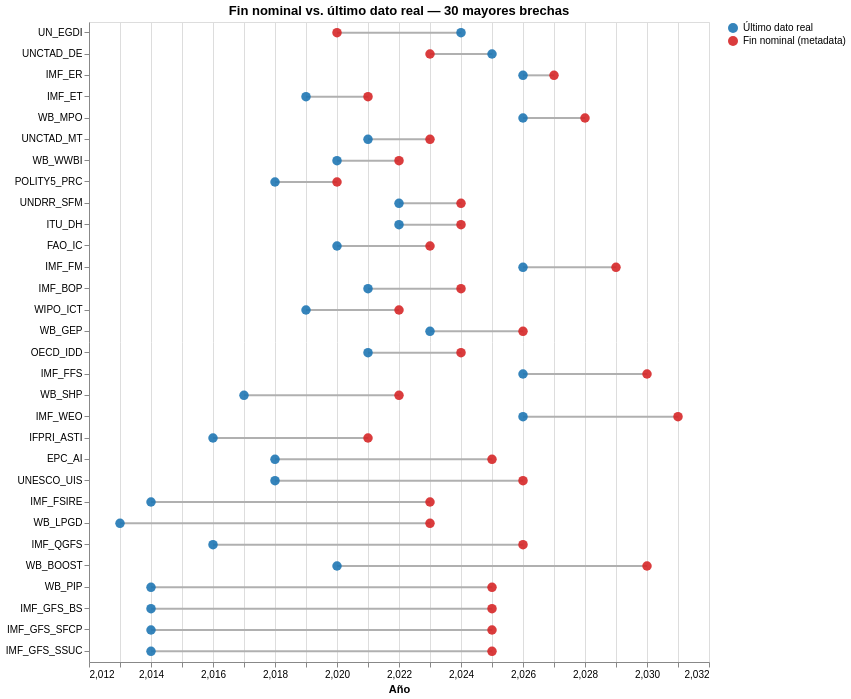

The cell this chart's notebook holds for it:
### Markdown cell above
## 4. Dumbbell: fin nominal vs. último dato real

**Pregunta:** ¿la metadata promete datos más recientes de los que realmente existen?  
**Codificación:** un par de puntos por base (fin nominal y último dato observado), unidos por una línea; se muestran las 30 bases con mayor brecha absoluta.  
**Fuente:** `data/derived/database_actual_freshness.csv`.

- `gap = nominal_end − actual_latest_year`.
- `gap > 0` → la metadata declara un fin posterior al último dato real (desactualización / proyección).
- `gap < 0` → hay datos más allá del fin declarado (metadata conservadora).

### Code cell
freshness = pd.read_csv(DERIVED / "database_actual_freshness.csv")
freshness["actual_year"] = freshness["actual_latest_year"].astype(str).str.extract(r"(\d{4})").astype(int)
freshness["nominal_year"] = freshness["nominal_end"].astype(str).str.extract(r"(\d{4})").astype(int)
freshness["gap"] = freshness["nominal_year"] - freshness["actual_year"]
freshness["estado"] = freshness["gap"].map(
    lambda g: "Metadata sobreestima" if g > 0 else ("Metadata subestima" if g < 0 else "Coincide")
)

print("Bases sondeadas:", len(freshness))
print(freshness["estado"].value_counts().to_string())
print("\nMayores brechas:")
print(
    freshness.reindex(freshness["gap"].abs().sort_values(ascending=False).index)
    .head(15)[["database_id", "actual_latest_period", "nominal_end", "gap", "estado"]]
    .to_string(index=False)
)

shown = freshness.reindex(freshness["gap"].abs().sort_values(ascending=False).index).head(30)
order = shown.sort_values("gap")["database_id"].tolist()

long = shown.melt(
    id_vars=["database_id", "gap", "estado"],
    value_vars=["actual_year", "nominal_year"],
    var_name="serie",
    value_name="year",
)
long["serie"] = long["serie"].map(
    {"actual_year": "Último dato real", "nominal_year": "Fin nominal (metadata)"}
)

rule = (
    alt.Chart(shown)
    .mark_rule(color="#b0b0b0", strokeWidth=2)
    .encode(
        y=alt.Y("database_id:N", sort=order, title=None),
        x=alt.X("actual_year:Q", title="Año", scale=alt.Scale(zero=False)),
        x2="nominal_year:Q",
    )
)

points = (
    alt.Chart(long)
    .mark_circle(size=90, opacity=0.9)
    .encode(
        y=alt.Y("database_id:N", sort=order, title=None),
        x=alt.X("year:Q", title="Año", scale=alt.Scale(zero=False)),
        color=alt.Color(
            "serie:N",
            title=None,
            scale=alt.Scale(
                domain=["Último dato real", "Fin nominal (metadata)"],
                range=["#1f77b4", "#d62728"],
            ),
        ),
        tooltip=[
            alt.Tooltip("database_id:N", title="Base"),
            alt.Tooltip("serie:N", title="Serie"),
            alt.Tooltip("year:Q", title="Año"),
            alt.Tooltip("gap:Q", title="Brecha (años)"),
            alt.Tooltip("estado:N", title="Estado"),
        ],
    )
)

(rule + points).properties(
    width=620, height=640, title="Fin nominal vs. último dato real — 30 mayores brechas"
)

### Figure 1 — Vega-Lite specification as saved in the notebook (floating-point values rounded to 4 significant figures)
{"config": {"view": {"continuousWidth": 300, "continuousHeight": 300}}, "layer": [{"data": {"name": "data-14e2cb6a9eb2c40ca20020f1dc106a27"}, "mark": {"type": "rule", "color": "#b0b0b0", "strokeWidth": 2}, "encoding": {"x": {"field": "actual_year", "scale": {"zero": false}, "title": "Año", "type": "quantitative"}, "x2": {"field": "nominal_year"}, "y": {"field": "database_id", "sort": ["UN_EGDI", "UNCTAD_DE", "IMF_ER", "IMF_ET", "WB_MPO", "UNCTAD_MT", "WB_WWBI", "POLITY5_PRC", "UNDRR_SFM", "ITU_DH", "FAO_IC", "IMF_FM", "IMF_BOP", "WIPO_ICT", "WB_GEP", "OECD_IDD", "IMF_FFS", "WB_SHP", "IMF_WEO", "IFPRI_ASTI", "EPC_AI", "UNESCO_UIS", "IMF_FSIRE", "WB_LPGD", "IMF_QGFS", "WB_BOOST", "WB_PIP", "IMF_GFS_BS", "IMF_GFS_SFCP", "IMF_GFS_SSUC"], "title": null, "type": "nominal"}}}, {"data": {"name": "data-18e65d43b5da311a17b64338620e857a"}, "mark": {"type": "circle", "opacity": 0.9, "size": 90}, "encoding": {"color": {"field": "serie", "scale": {"domain": ["Último dato real", "Fin nominal (metadata)"], "range": ["#1f77b4", "#d62728"]}, "title": null, "type": "nominal"}, "tooltip": [{"field": "database_id", "title": "Base", "type": "nominal"}, {"field": "serie", "title": "Serie", "type": "nominal"}, {"field": "year", "title": "Año", "type": "quantitative"}, {"field": "gap", "title": "Brecha (años)", "type": "quantitative"}, {"field": "estado", "title": "Estado", "type": "nominal"}], "x": {"field": "year", "scale": {"zero": false}, "title": "Año", "type": "quantitative"}, "y": {"field": "database_id", "sort": ["UN_EGDI", "UNCTAD_DE", "IMF_ER", "IMF_ET", "WB_MPO", "UNCTAD_MT", "WB_WWBI", "POLITY5_PRC", "UNDRR_SFM", "ITU_DH", "FAO_IC", "IMF_FM", "IMF_BOP", "WIPO_ICT", "WB_GEP", "OECD_IDD", "IMF_FFS", "WB_SHP", "IMF_WEO", "IFPRI_ASTI", "EPC_AI", "UNESCO_UIS", "IMF_FSIRE", "WB_LPGD", "IMF_QGFS", "WB_BOOST", "WB_PIP", "IMF_GFS_BS", "IMF_GFS_SFCP", "IMF_GFS_SSUC"], "title": null, "type": "nominal"}}}], "height": 640, "title": "Fin nominal vs. último dato real — 30 mayores brechas", "width": 620, "$schema": "https://vega.github.io/schema/vega-lite/v6.4.1.json", "datasets": {"data-14e2cb6a9eb2c40ca20020f1dc106a27": [{"database_id": "IMF_GFS_SSUC", "probe_indicator": "IMF_GFS_G11_TCB_CAB", "probe_country": "ATG", "actual_latest_period": "2014", "actual_latest_year": 2014, "nominal_end": "2025", "is_projection_year": false, "probes": 2, "actual_year": 2014, "nominal_year": 2025, "gap": 11, "estado": "Metadata sobreestima"}, {"database_id": "IMF_GFS_SFCP", "probe_indicator": "IMF_GFS_G32_A_T", "probe_country": "ATG", "actual_latest_period": "2014", "actual_latest_year": 2014, "nominal_end": "2025", "is_projection_year": false, "probes": 2, "actual_year": 2014, "nominal_year": 2025, "gap": 11, "estado": "Metadata sobreestima"}, {"database_id": "IMF_GFS_BS", "probe_indicator": "IMF_GFS_F12_FC_L_SP", "probe_country": "ATG", "actual_latest_period": "2014", "actual_latest_year": 2014, "nominal_end": "2025", "is_projection_year": false, "probes": 2, "actual_year": 2014, "nominal_year": 2025, "gap": 11, "estado": "Metadata sobreestima"}, {"database_id": "WB_PIP", "probe_indicator": "PV_PI_GINI", "probe_country": "NIC", "actual_latest_period": "2014", "actual_latest_year": 2014, "nominal_end": "2025", "is_projection_year": false, "probes": 2, "actual_year": 2014, "nominal_year": 2025, "gap": 11, "estado": "Metadata sobreestima"}, {"database_id": "WB_BOOST", "probe_indicator": "WB_BOOST_EXP_ECON_CAP_EXP", "probe_country": "AFG", "actual_latest_period": "2020", "actual_latest_year": 2020, "nominal_end": "2030", "is_projection_year": true, "probes": 2, "actual_year": 2020, "nominal_year": 2030, "gap": 10, "estado": "Metadata sobreestima"}, {"database_id": "IMF_QGFS", "probe_indicator": "IMF_GFS_CIO_CA_TCB_XDC", "probe_country": "ATG", "actual_latest_period": "2016-Q2", "actual_latest_year": 2016, "nominal_end": "2026-Q2", "is_projection_year": false, "probes": 2, "actual_year": 2016, "nominal_year": 2026, "gap": 10, "estado": "Metadata sobreestima"}, {"database_id": "WB_LPGD", "probe_indicator": "WB_LPGD_SE_LPV_POP", "probe_country": "AFG", "actual_latest_period": "2013", "actual_latest_year": 2013, "nominal_end": "2023", "is_projection_year": false, "probes": 2, "actual_year": 2013, "nominal_year": 2023, "gap": 10, "estado": "Metadata sobreestima"}, {"database_id": "IMF_FSIRE", "probe_indicator": "IMF_FSIRE_DA", "probe_country": "ARE", "actual_latest_period": "2014", "actual_latest_year": 2014, "nominal_end": "2023", "is_projection_year": false, "probes": 2, "actual_year": 2014, "nominal_year": 2023, "gap": 9, "estado": "Metadata sobreestima"}, {"database_id": "UNESCO_UIS", "probe_indicator": "ED_UIS_ETOIP_P", "probe_country": "ATG", "actual_latest_period": "2018", "actual_latest_year": 2018, "nominal_end": "2026", "is_projection_year": false, "probes": 2, "actual_year": 2018, "nominal_year": 2026, "gap": 8, "estado": "Metadata sobreestima"}, {"database_id": "EPC_AI", "probe_indicator": "EPC_AI_NUM_AI_MOD", "probe_country": "ARG", "actual_latest_period": "2018", "actual_latest_year": 2018, "nominal_end": "2025", "is_projection_year": false, "probes": 1, "actual_year": 2018, "nominal_year": 2025, "gap": 7, "estado": "Metadata sobreestima"}, {"database_id": "WB_SHP", "probe_indicator": "WB_SHP_MEANB40", "probe_country": "ALB", "actual_latest_period": "2017", "actual_latest_year": 2017, "nominal_end": "2022", "is_projection_year": false, "probes": 2, "actual_year": 2017, "nominal_year": 2022, "gap": 5, "estado": "Metadata sobreestima"}, {"database_id": "IMF_WEO", "probe_indicator": "IMF_WEO_GGR", "probe_country": "LBY", "actual_latest_period": "2026", "actual_latest_year": 2026, "nominal_end": "2031", "is_projection_year": true, "probes": 2, "actual_year": 2026, "nominal_year": 2031, "gap": 5, "estado": "Metadata sobreestima"}, {"database_id": "IFPRI_ASTI", "probe_indicator": "IFPRI_ASTI_RES", "probe_country": "MLI", "actual_latest_period": "2016", "actual_latest_year": 2016, "nominal_end": "2021", "is_projection_year": false, "probes": 2, "actual_year": 2016, "nominal_year": 2021, "gap": 5, "estado": "Metadata sobreestima"}, {"database_id": "IMF_FFS", "probe_indicator": "IMF_FFS_ECGFT", "probe_country": "AFG", "actual_latest_period": "2026", "actual_latest_year": 2026, "nominal_end": "2030", "is_projection_year": true, "probes": 2, "actual_year": 2026, "nominal_year": 2030, "gap": 4, "estado": "Metadata sobreestima"}, {"database_id": "UN_EGDI", "probe_indicator": "UN_EGDI_EGDI", "probe_country": "MLI", "actual_latest_period": "2024", "actual_latest_year": 2024, "nominal_end": "2020", "is_projection_year": false, "probes": 2, "actual_year": 2024, "nominal_year": 2020, "gap": -4, "estado": "Metadata subestima"}, {"database_id": "FAO_IC", "probe_indicator": "FAO_IC_23068", "probe_country": "AFG", "actual_latest_period": "2020", "actual_latest_year": 2020, "nominal_end": "2023", "is_projection_year": false, "probes": 1, "actual_year": 2020, "nominal_year": 2023, "gap": 3, "estado": "Metadata sobreestima"}, {"database_id": "OECD_IDD", "probe_indicator": "OECD_IDD_CAP_INC_METH2012", "probe_country": "FRA", "actual_latest_period": "2021", "actual_latest_year": 2021, "nominal_end": "2024", "is_projection_year": false, "probes": 2, "actual_year": 2021, "nominal_year": 2024, "gap": 3, "estado": "Metadata sobreestima"}, {"database_id": "IMF_FM", "probe_indicator": "IMF_FM_GGR_G01_GDP_PT", "probe_country": "AND", "actual_latest_period": "2026", "actual_latest_year": 2026, "nominal_end": "2029", "is_projection_year": true, "probes": 2, "actual_year": 2026, "nominal_year": 2029, "gap": 3, "estado": "Metadata sobreestima"}, {"database_id": "IMF_BOP", "probe_indicator": "IMF_BOP_BACK_BP6", "probe_country": "AFG", "actual_latest_period": "2021-Q1", "actual_latest_year": 2021, "nominal_end": "2024-Q3", "is_projection_year": false, "probes": 2, "actual_year": 2021, "nominal_year": 2024, "gap": 3, "estado": "Metadata sobreestima"}, {"database_id": "WIPO_ICT", "probe_indicator": "WIPO_ICT_PAT_PUB_COMPTEC", "probe_country": "AFG", "actual_latest_period": "2019", "actual_latest_year": 2019, "nominal_end": "2022", "is_projection_year": false, "probes": 2, "actual_year": 2019, "nominal_year": 2022, "gap": 3, "estado": "Metadata sobreestima"}, {"database_id": "WB_GEP", "probe_indicator": "WB_GEP_NYGDPMKTPKDZ", "probe_country": "AFG", "actual_latest_period": "2023", "actual_latest_year": 2023, "nominal_end": "2026", "is_projection_year": false, "probes": 1, "actual_year": 2023, "nominal_year": 2026, "gap": 3, "estado": "Metadata sobreestima"}, {"database_id": "UNCTAD_DE", "probe_indicator": "UNCTAD_DE_DIG_SERVTRADE_ANN_EXP", "probe_country": "AFG", "actual_latest_period": "2025", "actual_latest_year": 2025, "nominal_end": "2023", "is_projection_year": false, "probes": 2, "actual_year": 2025, "nominal_year": 2023, "gap": -2, "estado": "Metadata subestima"}, {"database_id": "UNCTAD_MT", "probe_indicator": "UNCTAD_MT_TRANSPORT_EXPORTS", "probe_country": "AFG", "actual_latest_period": "2021", "actual_latest_year": 2021, "nominal_end": "2023", "is_projection_year": false, "probes": 2, "actual_year": 2021, "nominal_year": 2023, "gap": 2, "estado": "Metadata sobreestima"}, {"database_id": "WB_MPO", "probe_indicator": "NYGDPMKTP", "probe_country": "KHM", "actual_latest_period": "2026", "actual_latest_year": 2026, "nominal_end": "2028", "is_projection_year": true, "probes": 2, "actual_year": 2026, "nominal_year": 2028, "gap": 2, "estado": "Metadata sobreestima"}, {"database_id": "UNDRR_SFM", "probe_indicator": "UNDRR_SFM_A1", "probe_country": "AGO", "actual_latest_period": "2022", "actual_latest_year": 2022, "nominal_end": "2024", "is_projection_year": false, "probes": 2, "actual_year": 2022, "nominal_year": 2024, "gap": 2, "estado": "Metadata sobreestima"}, {"database_id": "ITU_DH", "probe_indicator": "IT_CEL_SETS", "probe_country": "ABW", "actual_latest_period": "2022", "actual_latest_year": 2022, "nominal_end": "2024", "is_projection_year": false, "probes": 2, "actual_year": 2022, "nominal_year": 2024, "gap": 2, "estado": "Metadata sobreestima"}, {"database_id": "WB_WWBI", "probe_indicator": "WB_WWBI_BI_WAG_TOTL_GD_ZS", "probe_country": "AFG", "actual_latest_period": "2020", "actual_latest_year": 2020, "nominal_end": "2022", "is_projection_year": false, "probes": 2, "actual_year": 2020, "nominal_year": 2022, "gap": 2, "estado": "Metadata sobreestima"}, {"database_id": "POLITY5_PRC", "probe_indicator": "POLITY5_PRC_AUTOC", "probe_country": "AFG", "actual_latest_period": "2018", "actual_latest_year": 2018, "nominal_end": "2020", "is_projection_year": false, "probes": 2, "actual_year": 2018, "nominal_year": 2020, "gap": 2, "estado": "Metadata sobreestima"}, {"database_id": "IMF_ET", "probe_indicator": "IMF_ET_ECGTE", "probe_country": "ALB", "actual_latest_period": "2019", "actual_latest_year": 2019, "nominal_end": "2021", "is_projection_year": false, "probes": 2, "actual_year": 2019, "nominal_year": 2021, "gap": 2, "estado": "Metadata sobreestima"}, {"database_id": "IMF_ER", "probe_indicator": "EX_USD_XDC", "probe_country": "ATG", "actual_latest_period": "2026-Q3", "actual_latest_year": 2026, "nominal_end": "2027-Q1", "is_projection_year": true, "probes": 2, "actual_year": 2026, "nominal_year": 2027, "gap": 1, "estado": "Metadata sobreestima"}], "data-18e65d43b5da311a17b64338620e857a": [{"database_id": "IMF_GFS_SSUC", "gap": 11, "estado": "Metadata sobreestima", "serie": "Último dato real", "year": 2014}, {"database_id": "IMF_GFS_SFCP", "gap": 11, "estado": "Metadata sobreestima", "serie": "Último dato real", "year": 2014}, {"database_id": "IMF_GFS_BS", "gap": 11, "estado": "Metadata sobreestima", "serie": "Último dato real", "year": 2014}, {"database_id": "WB_PIP", "gap": 11, "estado": "Metadata sobreestima", "serie": "Último dato real", "year": 2014}, {"database_id": "WB_BOOST", "gap": 10, "estado": "Metadata sobreestima", "serie": "Último dato real", "year": 2020}, {"database_id": "IMF_QGFS", "gap": 10, "estado": "Metadata sobreestima", "serie": "Último dato real", "year": 2016}, {"database_id": "WB_LPGD", "gap": 10, "estado": "Metadata sobreestima", "serie": "Último dato real", "year": 2013}, {"database_id": "IMF_FSIRE", "gap": 9, "estado": "Metadata sobreestima", "serie": "Último dato real", "year": 2014}, {"database_id": "UNESCO_UIS", "gap": 8, "estado": "Metadata sobreestima", "serie": "Último dato real", "year": 2018}, {"database_id": "EPC_AI", "gap": 7, "estado": "Metadata sobreestima", "serie": "Último dato real", "year": 2018}, {"database_id": "WB_SHP", "gap": 5, "estado": "Metadata sobreestima", "serie": "Último dato real", "year": 2017}, {"database_id": "IMF_WEO", "gap": 5, "estado": "Metadata sobreestima", "serie": "Último dato real", "year": 2026}, {"database_id": "IFPRI_ASTI", "gap": 5, "estado": "Metadata sobreestima", "serie": "Último dato real", "year": 2016}, {"database_id": "IMF_FFS", "gap": 4, "estado": "Metadata sobreestima", "serie": "Último dato real", "year": 2026}, {"database_id": "UN_EGDI", "gap": -4, "estado": "Metadata subestima", "serie": "Último dato real", "year": 2024}, {"database_id": "FAO_IC", "gap": 3, "estado": "Metadata sobreestima", "serie": "Último dato real", "year": 2020}, {"database_id": "OECD_IDD", "gap": 3, "estado": "Metadata sobreestima", "serie": "Último dato real", "year": 2021}, {"database_id": "IMF_FM", "gap": 3, "estado": "Metadata sobreestima", "serie": "Último dato real", "year": 2026}, {"database_id": "IMF_BOP", "gap": 3, "estado": "Metadata sobreestima", "serie": "Último dato real", "year": 2021}, {"database_id": "WIPO_ICT", "gap": 3, "estado": "Metadata sobreestima", "serie": "Último dato real", "year": 2019}, {"database_id": "WB_GEP", "gap": 3, "estado": "Metadata sobreestima", "serie": "Último dato real", "year": 2023}, {"database_id": "UNCTAD_DE", "gap": -2, "estado": "Metadata subestima", "serie": "Último dato real", "year": 2025}, {"database_id": "UNCTAD_MT", "gap": 2, "estado": "Metadata sobreestima", "serie": "Último dato real", "year": 2021}, {"database_id": "WB_MPO", "gap": 2, "estado": "Metadata sobreestima", "serie": "Último dato real", "year": 2026}, {"database_id": "UNDRR_SFM", "gap": 2, "estado": "Metadata sobreestima", "serie": "Último dato real", "year": 2022}, {"database_id": "ITU_DH", "gap": 2, "estado": "Metadata sobreestima", "serie": "Último dato real", "year": 2022}, {"database_id": "WB_WWBI", "gap": 2, "estado": "Metadata sobreestima", "serie": "Último dato real", "year": 2020}, {"database_id": "POLITY5_PRC", "gap": 2, "estado": "Metadata sobreestima", "serie": "Último dato real", "year": 2018}, {"database_id": "IMF_ET", "gap": 2, "estado": "Metadata sobreestima", "serie": "Último dato real", "year": 2019}, {"database_id": "IMF_ER", "gap": 1, "estado": "Metadata sobreestima", "serie": "Último dato real", "year": 2026}, {"database_id": "IMF_GFS_SSUC", "gap": 11, "estado": "Metadata sobreestima", "serie": "Fin nominal (metadata)", "year": 2025}, {"database_id": "IMF_GFS_SFCP", "gap": 11, "estado": "Metadata sobreestima", "serie": "Fin nominal (metadata)", "year": 2025}, {"database_id": "IMF_GFS_BS", "gap": 11, "estado": "Metadata sobreestima", "serie": "Fin nominal (metadata)", "year": 2025}, {"database_id": "WB_PIP", "gap": 11, "estado": "Metadata sobreestima", "serie": "Fin nominal (metadata)", "year": 2025}, {"database_id": "WB_BOOST", "gap": 10, "estado": "Metadata sobreestima", "serie": "Fin nominal (metadata)", "year": 2030}, {"database_id": "IMF_QGFS", "gap": 10, "estado": "Metadata sobreestima", "serie": "Fin nominal (metadata)", "year": 2026}, {"database_id": "WB_LPGD", "gap": 10, "estado": "Metadata sobreestima", "serie": "Fin nominal (metadata)", "year": 2023}, {"database_id": "IMF_FSIRE", "gap": 9, "estado": "Metadata sobreestima", "serie": "Fin nominal (metadata)", "year": 2023}, {"database_id": "UNESCO_UIS", "gap": 8, "estado": "Metadata sobreestima", "serie": "Fin nominal (metadata)", "year": 2026}, {"database_id": "EPC_AI", "gap": 7, "estado": "Metadata sobreestima", "serie": "Fin nominal (metadata)", "year": 2025}, {"database_id": "WB_SHP", "gap": 5, "estado": "Metadata sobreestima", "serie": "Fin nominal (metadata)", "year": 2022}, {"database_id": "IMF_WEO", "gap": 5, "estado": "Metadata sobreestima", "serie": "Fin nominal (metadata)", "year": 2031}, {"database_id": "IFPRI_ASTI", "gap": 5, "estado": "Metadata sobreestima", "serie": "Fin nominal (metadata)", "year": 2021}, {"database_id": "IMF_FFS", "gap": 4, "estado": "Metadata sobreestima", "serie": "Fin nominal (metadata)", "year": 2030}, {"database_id": "UN_EGDI", "gap": -4, "estado": "Metadata subestima", "serie": "Fin nominal (metadata)", "year": 2020}, {"database_id": "FAO_IC", "gap": 3, "estado": "Metadata sobreestima", "serie": "Fin nominal (metadata)", "year": 2023}, {"database_id": "OECD_IDD", "gap": 3, "estado": "Metadata sobreestima", "serie": "Fin nominal (metadata)", "year": 2024}, {"database_id": "IMF_FM", "gap": 3, "estado": "Metadata sobreestima", "serie": "Fin nominal (metadata)", "year": 2029}, {"database_id": "IMF_BOP", "gap": 3, "estado": "Metadata sobreestima", "serie": "Fin nominal (metadata)", "year": 2024}, {"database_id": "WIPO_ICT", "gap": 3, "estado": "Metadata sobreestima", "serie": "Fin nominal (metadata)", "year": 2022}, {"database_id": "WB_GEP", "gap": 3, "estado": "Metadata sobreestima", "serie": "Fin nominal (metadata)", "year": 2026}, {"database_id": "UNCTAD_DE", "gap": -2, "estado": "Metadata subestima", "serie": "Fin nominal (metadata)", "year": 2023}, {"database_id": "UNCTAD_MT", "gap": 2, "estado": "Metadata sobreestima", "serie": "Fin nominal (metadata)", "year": 2023}, {"database_id": "WB_MPO", "gap": 2, "estado": "Metadata sobreestima", "serie": "Fin nominal (metadata)", "year": 2028}, {"database_id": "UNDRR_SFM", "gap": 2, "estado": "Metadata sobreestima", "serie": "Fin nominal (metadata)", "year": 2024}, {"database_id": "ITU_DH", "gap": 2, "estado": "Metadata sobreestima", "serie": "Fin nominal (metadata)", "year": 2024}, {"database_id": "WB_WWBI", "gap": 2, "estado": "Metadata sobreestima", "serie": "Fin nominal (metadata)", "year": 2022}, {"database_id": "POLITY5_PRC", "gap": 2, "estado": "Metadata sobreestima", "serie": "Fin nominal (metadata)", "year": 2020}, {"database_id": "IMF_ET", "gap": 2, "estado": "Metadata sobreestima", "serie": "Fin nominal (metadata)", "year": 2021}, {"database_id": "IMF_ER", "gap": 1, "estado": "Metadata sobreestima", "serie": "Fin nominal (metadata)", "year": 2027}]}}
